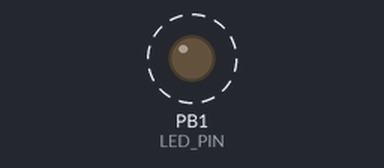
The program below on a simulated ATmega328P, built with avr-gcc and emulated at 16 MHz. Parts: output pins drawn as LEDs (lit = HIGH). Dashed ring = blinking.

Above: at 0.5 s.
Timing chart, 0 to 4.6 s (numbered marks = the images above):
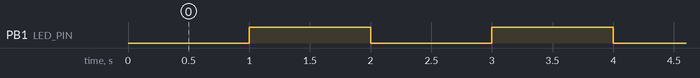

The program:

main.cpp
```cpp
#include <avr/io.h>

#define F_CPU 16000000UL
#include <util/delay.h>

#define LED_PIN PB1

void initIO() {
	// Set PB4 as output
	DDRB |= (1 << LED_PIN);
}

void turnOnLED() {
	// Set PB4 high to turn on the LED
	PORTB |= (1 << LED_PIN);
}

int main(void) {
	initIO(); // Initialize I/O ports
	//turnOnLED(); // Turn on the LED

	while (1) {
		// Your main code can go here

		// You can add additional code or keep the program running in a loop

		PORTB &= ~(1 << LED_PIN);

		_delay_ms(1000); // Delay for 1 second using the _delay_ms function from util/delay.h

		PORTB |= (1 << LED_PIN);

		_delay_ms(1000); // Delay for 1 second using the _delay_ms function from util/delay.h

	}

	return 0;
}
```

Measured:
- by itself, PB1 (LED_PIN): alternates HIGH for 1.0 s and LOW for 1.0 s
